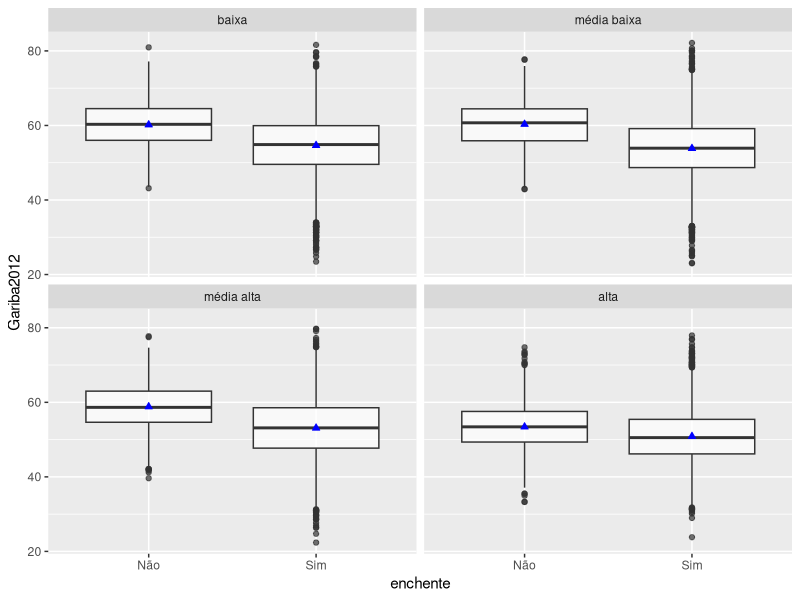

R code for this plot: (Note: this script raises an error after producing the figure.)
#termo interativo

# manips ####
# primeiro vou fazer as manips - no fim escrevo consideraçoes e o que fiz

library(readxl)
set.seed(666333)
library(tidyverse)
dados_ <- read_excel("novos_dados_analise_3_19 bairros.xlsx")
d <- rnorm(560, mean= 56.07,sd=5.97)#Albertina # gariba
e <- rnorm(560, mean= 81.70,sd=5.21)#hobus
f <- rnorm(560, mean = 2430.43, sd=704.414)
Albertina <- data.frame(d,e,f)# d e e
Albertina$enchente <- 1
Albertina$Bairro <- "Albertina"

d <- rnorm(2518, mean=60.54, sd=5.97)#boavista
e <- rnorm(2518, mean= 74.02,sd=5.21)
f <- rnorm(2518, mean = 2430.43, sd=704.414)
BoaVista<- data.frame(d,e,f)
BoaVista$enchente <- 0
BoaVista$Bairro <- "Boa Vista"

summary(BoaVista)
summary(Albertina)
df <- full_join(Albertina, BoaVista)
summary(df)
table(df$Bairro)# deu certo

d <- rnorm(564, mean= 46.80,sd=5.97)#BarraItoup
e <- rnorm(564, mean= 81.30,sd=5.21)
f <- rnorm(564, mean = 2585.71, sd=704.414)
Barraitoup<- data.frame(d,e,f)
Barraitoup$enchente <- 1
Barraitoup$Bairro <- "Barra Itoupava"
df <- full_join(df,Barraitoup)
table(df$Bairro)#deu certo

d <- rnorm(1783, mean= 57.76,sd=5.97)#Barra do Trombudo
e <- rnorm(1783, mean= 69.08,sd=5.21)
f <- rnorm(1783, mean = 2024.38, sd=704.414)
d<- data.frame(d,e,f)
d$enchente <- 1 
d$Bairro <- "Barra do Trombudo"
df<- full_join(df,d) 

table(df$Bairro)

d <- rnorm(1777, mean= 62.97,sd=5.97)#Barragem
e <- rnorm(1777, mean= 74.54,sd=5.21)
f <- rnorm(1777, mean = 2177.17, sd=704.414)
d<- data.frame(d,e,f)
d$enchente <- 1
d$Bairro <- "Barragem"
df <- full_join(df,d)

d <- rnorm(2220, mean= 51.35,sd=5.97)#Bela Aliança
e <- rnorm(2220, mean= 85.25,sd=5.21)
f <- rnorm(2220, mean = 2313.22, sd=704.414)
d<- data.frame(d,e,f)
d$enchente <- 1
d$Bairro <- "Bela Aliança"
df <- full_join(df,d)

d <- rnorm(1903, mean= 57.59,sd=5.97)#Budag
e <- rnorm(1903, mean= 79.03,sd=5.21)
f <- rnorm(1903, mean = 2809.06, sd=704.414)
d<- data.frame(d,e,f)
d$enchente <- 1
d$Bairro <- "Budag"
df <- full_join(df,d)

d <- rnorm(2967, mean= 52.54,sd=5.97)#Canta Galo
e <- rnorm(2967, mean= 78.62,sd=5.21)
f <- rnorm(2967, mean = 2929.20, sd=704.414)
d<- data.frame(d,e,f)
d$enchente <- 1
d$Bairro <- "Canta Galo"
df <- full_join(df,d)

d <- rnorm(6454, mean= 49.50,sd=5.97)#Centro
e <- rnorm(6454, mean= 85.79,sd=5.21)
f <- rnorm(6454, mean = 4244.76, sd=704.414)
d<- data.frame(d,e,f)
d$enchente <- 1
d$Bairro <- "Centro"
df <- full_join(df,d)

d <- rnorm(1794, mean= 46.15, sd=5.97)#Fundo Canoas
e <- rnorm(1794, mean= 85.38,sd=5.21)
f <- rnorm(1794, mean = 2759.02, sd=704.414)
d<- data.frame(d,e,f)
d$enchente <- 1
d$Bairro <- "Fundo Canoas"
df <- full_join(df,d)

d <- rnorm(454, mean= 61.89, sd=5.97)#Jardim Alexandro
e <- rnorm(454, mean= 65.93,sd=5.21)
f <- rnorm(454, mean = 2853.32, sd=704.414)
d<- data.frame(d,e,f)
d$enchente <- 1
d$Bairro <- "Jardim Alexandro"
df <- full_join(df,d)

d <- rnorm(3151, mean= 56.68, sd=5.97)#Laranjeiras
e <- rnorm(3151, mean= 80.67,sd=5.21)
f <- rnorm(3151, mean = 2142.43, sd=704.414)
d<- data.frame(d,e,f)
d$enchente <- 1
d$Bairro <- "Laranjeiras"
df <- full_join(df,d)

d <- rnorm(2314, mean= 48.87, sd=5.97)#Progresso
e <- rnorm(2314, mean= 82.67,sd=5.21)
f <- rnorm(2314, mean = 2594.47, sd=704.414)
d<- data.frame(d,e,f)
d$enchente <- 1
d$Bairro <- "Progresso"
df <- full_join(df,d)

d <- rnorm(1012, mean= 52.96, sd=5.97)#Santa Rita
e <- rnorm(1012, mean= 78.42,sd=5.21)
f <- rnorm(1012, mean = 1847.79, sd=704.414)
d<- data.frame(d,e,f)
d$enchente <- 1
d$Bairro <- "Santa Rita"
df <- full_join(df,d)

d <- rnorm(2494, mean= 58.34, sd=5.97)#Santana
e <- rnorm(2494, mean= 80.00,sd=5.21)
f <- rnorm(2494, mean = 3237.88, sd=704.414)
d<- data.frame(d,e,f)
d$enchente <- 1
d$Bairro <- "Santana"
df <- full_join(df,d)

d <- rnorm(2072, mean= 53.18, sd=5.97)#Sumaré
e <- rnorm(2072, mean= 84.35,sd=5.21)
f <- rnorm(2072, mean = 4485.69, sd=704.414)
d<- data.frame(d,e,f)
d$enchente <- 0
d$Bairro <- "Sumaré"
df <- full_join(df,d)

d <- rnorm(628, mean= 56.21, sd=5.97)#Taboão
e <- rnorm(628, mean= 79.56,sd=5.21)
f <- rnorm(628, mean = 2688.64, sd=704.414)
d<- data.frame(d,e,f)
d$enchente <- 1
d$Bairro <- "Taboão"
df <- full_join(df,d)

d <- rnorm(410, mean= 37.80, sd=5.97)#Valada Itoupava
e <- rnorm(410, mean= 83.50,sd=5.21)
f <- rnorm(410, mean = 2675.85, sd=704.414)
d<- data.frame(d,e,f)
d$enchente <- 1
d$Bairro <- "Valada Itoupava"
df <- full_join(df,d)

d <- rnorm(885, mean= 50.39, sd=5.97)#Valada São Paulo
e <- rnorm(885, mean= 78.97,sd=5.21)
f <- rnorm(885, mean = 1781.26, sd=704.414)
d<- data.frame(d,e,f)
d$enchente <- 1
d$Bairro <- "Valada São Paulo"
df <- full_join(df,d)

df$Gariba2012 <- df$d
df$Hobus2008 <- df$e
df$renda_simulada <- df$f
df$Bairro <- as.factor(df$Bairro)
df <- subset(df, select=c(Bairro, Gariba2012, Hobus2008, renda_simulada,
                          enchente))

dados_ <- subset(dados_, select=c(Bairro,Hobus2008, Gariba2012,eleitorado_2012,
                                  enchente,renda2010))

rm(d, Albertina, Barraitoup, BoaVista, d,e,f)







# agora ######

#df é o dado simulado igual em codig
# dados_ são os dados oficiais de 21 bairros

# agora criar faixas de renda e interagir com atingimento enchente

mean(df$renda_simulada)
mean(dados_$renda2010)


# com dois níveis de renda
dados_$faixa_renda <- ntile(dados_$renda2010, 2)
dados_$faixa_renda <- as.factor(dados_$faixa_renda)
levels(dados_$faixa_renda)
levels(dados_$faixa_renda) <- c('baixa','alta')

dados_$enchente <- as.factor(dados_$enchente)
levels(dados_$enchente)
levels(dados_$enchente) <- c('Não','Sim')

summary(dados_$enchente)

oficial <- lm(Gariba2012 ~ faixa_renda + enchente + faixa_renda*enchente,
              data=dados_)
summary(oficial)

df$faixa_renda_simulada <- ntile(df$renda_simulada, 2)
df$faixa_renda_simulada <- as.factor(df$faixa_renda_simulada)
levels(df$faixa_renda_simulada)
levels(df$faixa_renda_simulada) <- c('baixa','alta')

df$enchente <- as.factor(df$enchente)
levels(df$enchente)
levels(df$enchente) <- c('Não','Sim')

simulado <- lm(Gariba2012 ~ faixa_renda_simulada +
                 enchente + faixa_renda_simulada*enchente,
              data=df)
summary(simulado)


# com três níveis de renda
dados_$faixa_renda <- ntile(dados_$renda2010, 3)
dados_$faixa_renda <- as.factor(dados_$faixa_renda)
levels(dados_$faixa_renda)
levels(dados_$faixa_renda) <- c('baixa','média','alta')

dados_$enchente <- as.factor(dados_$enchente)
levels(dados_$enchente)
levels(dados_$enchente) <- c('Não','Sim')

summary(dados_$enchente)

oficial <- lm(Gariba2012 ~ faixa_renda + enchente + faixa_renda*enchente,
              data=dados_)
summary(oficial)

df$faixa_renda_simulada <- ntile(df$renda_simulada, 3)
df$faixa_renda_simulada <- as.factor(df$faixa_renda_simulada)
levels(df$faixa_renda_simulada)
levels(df$faixa_renda_simulada) <- c('baixa','média','alta')

df$enchente <- as.factor(df$enchente)
levels(df$enchente)
levels(df$enchente) <- c('Não','Sim')

simulado <- lm(Gariba2012 ~ faixa_renda_simulada +
                 enchente + faixa_renda_simulada*enchente,
               data=df)
summary(simulado)


#com 4

df$faixa_renda_simulada <- ntile(df$renda_simulada, 4)
df$faixa_renda_simulada <- as.factor(df$faixa_renda_simulada)
levels(df$faixa_renda_simulada)
levels(df$faixa_renda_simulada) <- c('baixa','média baixa','média alta','alta')

df$enchente <- as.factor(df$enchente)
levels(df$enchente)
levels(df$enchente) <- c('Não','Sim')

simulado <- lm(Gariba2012 ~ faixa_renda_simulada +
                 enchente + faixa_renda_simulada*enchente,
               data=df)
summary(simulado)

library(ggplot2)
g2 <- ggplot(df, aes(enchente,Gariba2012))
g2 <- g2+ geom_boxplot(alpha=0.7) +
  stat_summary(fun=mean, geom="point",
               shape=24, color="blue",
               fill="blue")
g2 + facet_wrap(.~faixa_renda_simulada)


# só entre os que pegaram enchente
df_e <- df%>%
  filter(enchente == "Sim")

simulado_enchentados <- lm(Gariba2012 ~ faixa_renda_simulada,
               data=df_e)
summary(simulado_enchentados)#ok

g2 <- ggplot(df, aes(faixa_renda_simulada,Gariba2012))
g2 <- g2+ geom_boxplot(alpha=0.7) +
  stat_summary(fun=mean, geom="number",
               shape=24, color="blue",
               fill="blue")
g2 + facet_wrap(.~enchente)

df$faixa_renda_simulada <- relevel(df$faixa_renda_simulada,
                                   "alta")
df$enchente<- relevel(df$enchente,
                                   "Não")
simulado22 <- lm(Gariba2012 ~ faixa_renda_simulada +
                 enchente + faixa_renda_simulada*enchente,
               data=df)
summary(simulado22)
